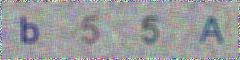

Here is the Python script that generated this plot:
# coding:utf-8
from PIL import Image
from PIL import ImageFont
from PIL import ImageDraw,ImageFilter

import random,numpy,string

def randstr():
    field = string.letters + string.digits
    text = random.sample(field,1)[0]
    return text

def randcolor1():
    return (random.randint(64, 255), random.randint(64, 255), random.randint(64, 255))

def randcolor2():
    return (random.randint(32, 127), random.randint(32, 127), random.randint(32, 127))
# print randcolor1,randcolor2

width = 60 * 4
height = 60
im = Image.new('RGB',(width,height),(255,255,255))
font = ImageFont.truetype('Arial.ttf', 36)
draw = ImageDraw.Draw(im)

for x in range(width):
    for y in range(height):
        draw.point((x, y), fill=randcolor1())

for t in range(4):
    draw.text((60*t+20,10),randstr(),font=font,fill=randcolor2())

im = im.filter(ImageFilter.BLUR)
im.save('checkcode.jpg')
